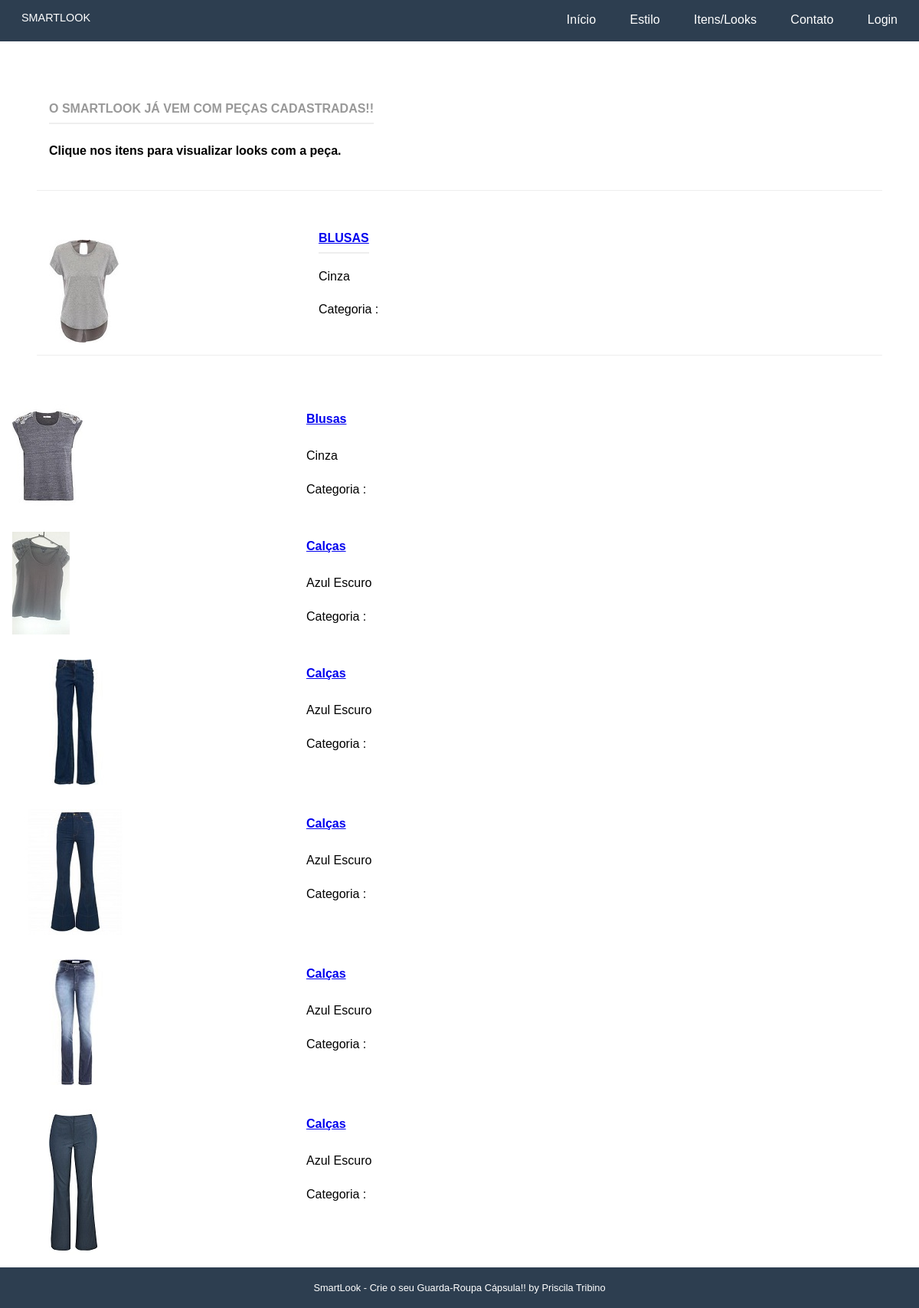
The page /itens/ on the database its author committed.
### itens/models.py (models this page shows, shortened)
class Itens(models.Model):
    name = models.CharField('Nome:', max_length=100)
    slug = models.SlugField('Atalho:')
    categoria = models.ForeignKey('Categoria', related_name='itens', on_delete=models.CASCADE)
    cor = models.ForeignKey('Cor', on_delete=models.CASCADE)
    image = models.ImageField(
        upload_to='itens_imagens', verbose_name='Imagem:', null=True, blank=True
    )
    objects = ItenManager()
    @models.permalink
    def get_absolute_url(self):
        return ('itens:details', (), {'slug': self.slug})
    class Meta:
        verbose_name = 'Item'
        verbose_name_plural = 'Itens'
        ordering = ['name']

class Categoria(models.Model):
    name_categoria = models.CharField(max_length=100, null=True)
    def __str__(self):
        return self.name_categoria

class Cor(models.Model):
    cor_item = models.CharField(max_length=50, null=True)
    def __str__(self):
        return self.cor_item

### itens/views.py (the view)
# urls.py: path('', views.index, name='index'),
def index(request):
    itens = Itens.objects.all()
    template_name = 'itens/index.html'
    context = {
        'itens': itens
    }
    return render(request, template_name, context)

### itens/templates/itens/index.html (shortened to what this page needs)
{% extends "base.html" %}
{% load static %}
{% block content %}
        <div class="pure-g-r content-ribbon">
            <div class="pure-u-1">
                <div class="l-box">
                    <h4 class="content-subhead">O smartlook já vem com peças cadastradas!!</h4>
                    <h4>Clique nos itens para visualizar looks com a peça.</h4>
                </div>
            </div>
        </div>
   {% for itens in itens %}
    </div>
        <div class="pure-g-r content-ribbon">
            <div class="pure-u-1-3">
                <div class="l-box" >
                    <a href="{{ itens.get_absolute_url }}">
                    {% if itens.image %}
                        <img src="{{ itens.image.url }}" alt="{{ itens.name }}"/>
                    {% else %}
                        <img src="{% static 'img/logo.png' %}" alt="{{ itens.name }}" />
                    {% endif %}
                    </a>
                </div>
            </div>
        <div class="pure-u-2-3">
            <div class="1-box">
               <h4 class="content-subhead"><a href="{{ itens.get_absolute_url }}" title="">{{ itens.categoria }}</a></h4>
                {{ itens.cor|linebreaks }}
            </div>
            <p> Categoria {{ categoria.name_categoria }} :<p>
        </div>
        </div>
{% endfor %}
{% endblock %}

### core/static/css/pure-min.css (style rules this page uses)
html { font-size:100%;-ms-text-size-adjust:100%;-webkit-text-size-adjust:100% }
html,button,input,select,textarea { font-family:sans-serif }
body { margin:0 }
h4 { font-size:1em;margin:1.33em 0 }
p,pre { margin:1em 0 }
img { border:0;-ms-interpolation-mode:bicubic }
.pure-u-1,.pure-u-1-2,.pure-u-1-3,.pure-u-2-3,.pure-u-1-4,.pure-u-3-4,.pure-u-1-5,.pure-u-2-5,.pure-u-3-5,.pure-u-4-5,.pure-u-1-6,.pure-u-5-6,.pure-u-1-8,.pure-u-3-8,.pure-u-5-8,.pure-u-7-8,.pure-u-1-12,.pure-u-5-12,.pure-u-7-12,.pure-u-11-12,.pure-u-1-24,.pure-u-5-24,.pure-u-7-24,.pure-u-11-24,.pure-u-13-24,.pure-u-17-24,.pure-u-19-24,.pure-u-23-24 { display:inline-block;*display:inline;zoom:1;letter-spacing:normal;word-spacing:normal;vertical-align:top;text-rendering:auto }
.pure-u-1 { width:100% }
.pure-u-1-3 { width:33.3333%;*width:33.3023% }
.pure-u-2-3 { width:66.6667%;*width:66.6357% }
.pure-g-r { letter-spacing:-.31em;*letter-spacing:normal;*word-spacing:-.43em;font-family:FreeSans,Arimo,"Droid Sans",Helvetica,Arial,sans-serif;display:-webkit-flex;-webkit-flex-flow:row wrap;display:-ms-flexbox;-ms-flex-flow:row wrap }
.pure-g-r [class *="pure-u"] { font-family:sans-serif }
.pure-g-r img { max-width:100%;height:auto }

### core/static/css/styles.css (style rules this page uses)
* { -webkit-box-sizing: border-box; -moz-box-sizing: border-box; box-sizing: border-box; }
body { margin: 0 auto; line-height: 1.7em; }
.l-box { padding: 1em; }
.content .content-subhead { color: #999; padding-bottom: 0.3em; text-transform: uppercase; margin: 0; border-bottom: 2px solid #eee; display: inline-block; }
.content .content-ribbon { margin: 3em; border-bottom: 1px solid #eee; }

### rows shown on the page
Itens: image (picture), categoria "BLUSAS", cor "Cinza"
Itens: image (picture), categoria "Blusas", cor "Cinza"
Itens: image (picture), categoria "Calças", cor "Azul Escuro"
Itens: image (picture), categoria "Calças", cor "Azul Escuro"
Itens: image (picture), categoria "Calças", cor "Azul Escuro"
Itens: image (picture), categoria "Calças", cor "Azul Escuro"
Itens: image (picture), categoria "Calças", cor "Azul Escuro"
